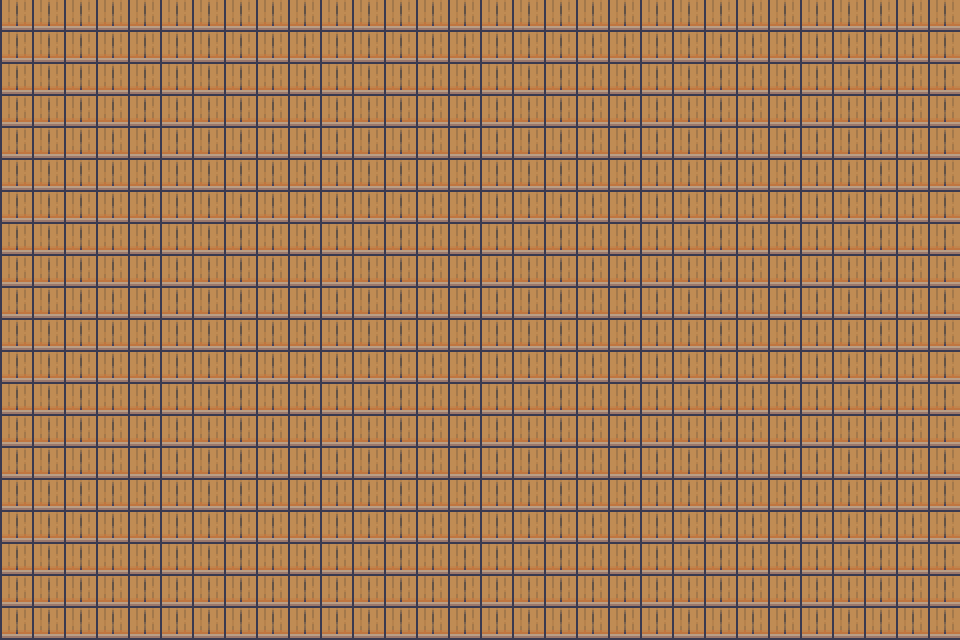

A level layout from a 2D game, rendered from its tile map. Below: a short description, then the map file with its tile-grid data intact:
An orthogonal 30x20 tile map with 32x32 px tiles, 1 tile layer (Tile Layer 1).

<map version="1.10" tiledversion="1.10.2" orientation="orthogonal" renderorder="right-down" width="30" height="20" tilewidth="32" tileheight="32" infinite="0" nextlayerid="4" nextobjectid="1">
 <tileset firstgid="1" name="Room_Builder_free_32x32" tilewidth="32" tileheight="32" tilecount="391" columns="17">
  <image source="Room_Builder_free_32x32.png" width="544" height="736" />
 </tileset>
 <layer id="1" name="Tile Layer 1" width="30" height="20">
  <data encoding="csv">
212,212,212,212,212,212,212,212,212,212,212,212,212,212,212,212,212,212,212,212,212,212,212,212,212,212,212,212,212,212,
212,212,212,212,212,212,212,212,212,212,212,212,212,212,212,212,212,212,212,212,212,212,212,212,212,212,212,212,212,212,
212,212,212,212,212,212,212,212,212,212,212,212,212,212,212,212,212,212,212,212,212,212,212,212,212,212,212,212,212,212,
212,212,212,212,212,212,212,212,212,212,212,212,212,212,212,212,212,212,212,212,212,212,212,212,212,212,212,212,212,212,
212,212,212,212,212,212,212,212,212,212,212,212,212,212,212,212,212,212,212,212,212,212,212,212,212,212,212,212,212,212,
212,212,212,212,212,212,212,212,212,212,212,212,212,212,212,212,212,212,212,212,212,212,212,212,212,212,212,212,212,212,
212,212,212,212,212,212,212,212,212,212,212,212,212,212,212,212,212,212,212,212,212,212,212,212,212,212,212,212,212,212,
212,212,212,212,212,212,212,212,212,212,212,212,212,212,212,212,212,212,212,212,212,212,212,212,212,212,212,212,212,212,
212,212,212,212,212,212,212,212,212,212,212,212,212,212,212,212,212,212,212,212,212,212,212,212,212,212,212,212,212,212,
212,212,212,212,212,212,212,212,212,212,212,212,212,212,212,212,212,212,212,212,212,212,212,212,212,212,212,212,212,212,
212,212,212,212,212,212,212,212,212,212,212,212,212,212,212,212,212,212,212,212,212,212,212,212,212,212,212,212,212,212,
212,212,212,212,212,212,212,212,212,212,212,212,212,212,212,212,212,212,212,212,212,212,212,212,212,212,212,212,212,212,
212,212,212,212,212,212,212,212,212,212,212,212,212,212,212,212,212,212,212,212,212,212,212,212,212,212,212,212,212,212,
212,212,212,212,212,212,212,212,212,212,212,212,212,212,212,212,212,212,212,212,212,212,212,212,212,212,212,212,212,212,
212,212,212,212,212,212,212,212,212,212,212,212,212,212,212,212,212,212,212,212,212,212,212,212,212,212,212,212,212,212,
212,212,212,212,212,212,212,212,212,212,212,212,212,212,212,212,212,212,212,212,212,212,212,212,212,212,212,212,212,212,
212,212,212,212,212,212,212,212,212,212,212,212,212,212,212,212,212,212,212,212,212,212,212,212,212,212,212,212,212,212,
212,212,212,212,212,212,212,212,212,212,212,212,212,212,212,212,212,212,212,212,212,212,212,212,212,212,212,212,212,212,
212,212,212,212,212,212,212,212,212,212,212,212,212,212,212,212,212,212,212,212,212,212,212,212,212,212,212,212,212,212,
212,212,212,212,212,212,212,212,212,212,212,212,212,212,212,212,212,212,212,212,212,212,212,212,212,212,212,212,212,212
</data>
 </layer>
</map>
